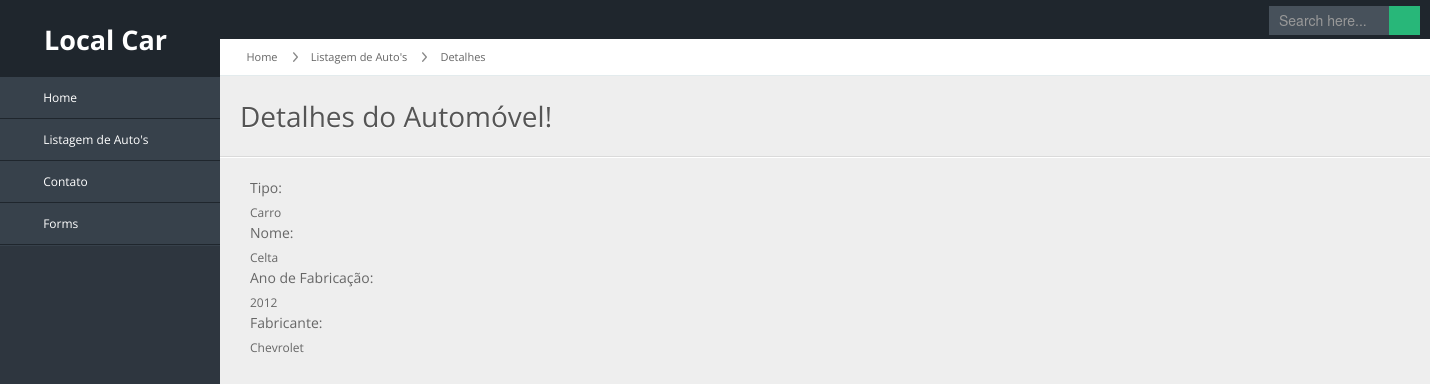
Page /veiculos/automovel/1/ on the committed database.
### veiculos/models.py (models this page shows)
class Veiculo(models.Model):
      tipo = models.CharField(max_length=50)
      nome = models.CharField(max_length=50)
      ano = models.CharField(max_length=4)
      fabricante = models.CharField(max_length=50)

### veiculos/views.py (the view)
# urls.py: path('automovel/<int:veiculo_id>/', views.automovel_show),
def automovel_show(request, veiculo_id):
      veiculo = Veiculo.objects.get(pk=veiculo_id)
      return render(request, 'automovel/show.html', {'veiculo':veiculo})

### veiculos/templates/automovel/show.html
{% extends "base.html" %} {% block content %}
<div id="content-header">
      <div id="breadcrumb">
            <a href="/veiculos/" title="Ir até a Home" class="tip-bottom">
                  <i class="icon-home"></i> Home</a>
            <a href="/veiculos/automovel" class="tip-bottom">Listagem de Auto's</a>
            <a class="tip-bottom">Detalhes</a>
      </div>
      <h1>Detalhes do Automóvel!</h1>
      <hr>
</div>
<div class="span12">
      <div>
            <label>Tipo:</label>
            {{veiculo.tipo}}
      </div>
      <div>
            <label>Nome:</label>
            {{veiculo.nome}}
      </div>
      <div>
            <label>Ano de Fabricação:</label>
            {{veiculo.ano}}
      </div>
      <div>
            <label>Fabricante:</label>
            {{veiculo.fabricante}}
      </div>
</div>
{% endblock %}

### veiculos/static/css/matrix-style.css (style rules this page uses)
* { outline:none !important; -moz-outline: none !important; }
html, body { height:100% }
body { overflow-x: hidden; margin-top: -10px; font-family: 'Open Sans', sans-serif; font-size:12px; color:#666; }
hr { border-top-color:#dadada; }
#content-header { position: abslute; width: 100%; margin-top: -38px; z-index: 20; }
#content-header h1 { color: #555555; font-size: 28px; font-weight: normal; float: none; text-shadow: 0 1px 0 #ffffff; margin-left: 20px; position: relative; }
#content-header h1, #content-header .btn-group { margin-top: 20px; }
#breadcrumb { background-color: #fff; border-bottom: 1px solid #e3ebed; }
#breadcrumb a { padding: 8px 20px 8px 10px; display: inline-block; background-image: url('../img/breadcrumb.png'); background-position: center right; background-repeat: no-repeat; font-size: 11px; color: #666666; }
#breadcrumb a:last-child { background-image:none; }
#breadcrumb a i { margin-right: 5px; opacity: .6; }
.stat-boxes .peity_bar_good, .stat-boxes .peity_line_good, { color: #459D1C; }

### veiculos/static/css/matrix-media.css (style rules this page uses)
body { background:#2E363F; }

### rows in the picture
Veiculo: tipo "Carro", nome "Celta", ano "2012", fabricante "Chevrolet"
